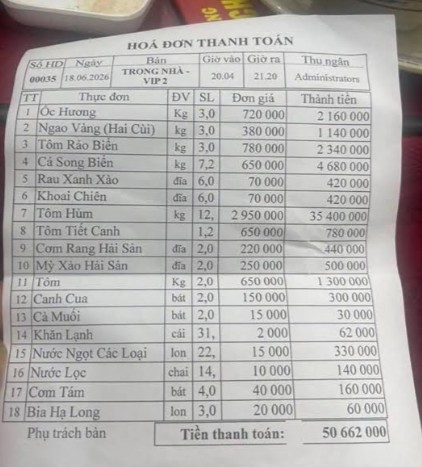
#> input picture backend/scripts/test_images/1.jpg, 422 x 467 px
$ python -i preprocess.py   (imports and definitions only)
#> lines starting #> are read from the running program, lines starting #| are printed output that depends on the picture; after the words box and inside, x2 and y2 are one past the last pixel; in counts of white or black regions, pixels touching at a corner belong together
"""Tiền xử lý ảnh hóa đơn trước khi OCR (task T05E16E).

Ảnh chụp bằng điện thoại thường: hóa đơn nhỏ giữa khung hình, nền bàn tối, hơi nghiêng/méo phối cảnh,
ánh sáng không đều, chữ in nhiệt nhạt. Pipeline mới xử lý đúng các vấn đề đó:

    đọc ảnh -> cắt đúng tờ hóa đơn + nắn phối cảnh -> xám -> san phẳng ánh sáng
            -> chuẩn hóa cỡ chữ (~28px) -> chỉnh nghiêng -> (tùy chọn) nhị phân Otsu

`preprocess()` giữ nguyên hành vi cũ (resize + deskew + adaptive threshold) để code/test cũ vẫn chạy;
engine dùng `iter_variants()` rồi chọn kết quả tốt nhất.
Chỉ phụ thuộc OpenCV + NumPy, không đụng DB hay FastAPI để dễ test.
"""
from __future__ import annotations

import cv2
import numpy as np

MIN_WIDTH = 1000       # (preprocess cũ) ảnh nhỏ hơn: phóng to
MAX_WIDTH = 2000       # (preprocess cũ) ảnh lớn hơn: thu nhỏ
MAX_DESKEW_DEG = 15.0  # chỉ chỉnh nghiêng nhẹ; lớn hơn thường là phát hiện sai

TARGET_TEXT_HEIGHT = 28   # chiều cao ký tự trung vị (px) mà Tesseract đọc tốt nhất
MIN_SCALE, MAX_SCALE = 0.35, 3.0
MAX_SIDE = 3600           # cạnh dài tối đa sau chuẩn hóa (giữ OCR không quá chậm)
CROP_MARGIN = 0.012       # co vào 1.2% mỗi cạnh để loại viền bàn còn sót


class ImageError(ValueError):
    """Ảnh không đọc được / hỏng."""


# [11 lines left out: function load_image, not called in this run]


def to_gray(img: np.ndarray) -> np.ndarray:
    return img if img.ndim == 2 else cv2.cvtColor(img, cv2.COLOR_BGR2GRAY)


# [9 lines left out: function resize_for_ocr, not called in this run]


# ---------------------------------------------------------------- chỉnh nghiêng

def _text_mask(gray: np.ndarray) -> np.ndarray:
    """Nhị phân chữ = 255 (Otsu). Nếu 'chữ' chiếm > 50% ảnh thì Otsu chọn nhầm nền -> đảo lại."""
    blur = cv2.GaussianBlur(gray, (3, 3), 0)
    _, bw = cv2.threshold(blur, 0, 255, cv2.THRESH_BINARY_INV + cv2.THRESH_OTSU)
    if cv2.countNonZero(bw) > 0.5 * bw.size:
        bw = 255 - bw
    return bw


def estimate_skew_angle(gray: np.ndarray, max_deg: float = MAX_DESKEW_DEG) -> float:
    """Góc nghiêng (độ) của các dòng chữ bằng projection profile.

    Xoay thử nhiều góc, góc nào làm các dòng chữ 'sắc' nhất (tổng ô vuông chênh lệch giữa các hàng
    liền kề lớn nhất) là góc đúng. Khác cách cũ (minAreaRect trên mọi điểm tối) — cách cũ lấy cả
    mặt bàn tối làm 'chữ' nên ảnh chụp thật hầu như không bao giờ được chỉnh.
    """
    h, w = gray.shape[:2]
    s = min(1.0, 700 / max(h, w))
    small = cv2.resize(gray, (max(1, round(w * s)), max(1, round(h * s))), interpolation=cv2.INTER_AREA) if s < 1 else gray
    bw = _text_mask(small)
    if cv2.countNonZero(bw) < 50:
        return 0.0
    sh, sw = bw.shape
    center = (sw / 2, sh / 2)

    def score(angle: float) -> float:
        m = cv2.getRotationMatrix2D(center, angle, 1.0)
        r = cv2.warpAffine(bw, m, (sw, sh), flags=cv2.INTER_NEAREST)
        prof = r.sum(axis=1, dtype=np.float64)
        return float(np.sum(np.diff(prof) ** 2))

    base = score(0.0)
    coarse = np.arange(-max_deg, max_deg + 0.01, 1.0)
    best = max(coarse, key=score)
    fine = np.arange(best - 1.0, best + 1.01, 0.2)
    best = max(fine, key=score)
    if score(best) <= base * 1.03:     # không cải thiện rõ rệt -> coi như thẳng
        return 0.0
    return float(best)


def rotate(img: np.ndarray, angle: float) -> np.ndarray:
    h, w = img.shape[:2]
    m = cv2.getRotationMatrix2D((w / 2, h / 2), angle, 1.0)
    return cv2.warpAffine(img, m, (w, h), flags=cv2.INTER_CUBIC, borderMode=cv2.BORDER_REPLICATE)


def deskew(gray: np.ndarray) -> np.ndarray:
    angle = estimate_skew_angle(gray)
    if abs(angle) < 0.3 or abs(angle) > MAX_DESKEW_DEG:
        return gray
    return rotate(gray, angle)


def rotate90(img: np.ndarray, quarter_turns: int) -> np.ndarray:
    """Xoay ngược chiều kim đồng hồ quarter_turns * 90 độ (0..3)."""
    return np.ascontiguousarray(np.rot90(img, quarter_turns % 4))


# ---------------------------------------------------------------- cắt hóa đơn + nắn phối cảnh

# [16 lines left out: functions _order_points, _four_point_warp, not called in this run]


def crop_receipt(img: np.ndarray) -> np.ndarray:
    """Tìm tờ hóa đơn (vùng giấy sáng nhất, liền khối) và nắn thẳng. Không chắc -> trả ảnh gốc.

    Không cắt khi ảnh gần như toàn giấy (ảnh scan), khi vùng giấy quá nhỏ (<3%) hoặc quá lớn (>92%).
    """
    h, w = img.shape[:2]
    s = min(1.0, 800 / max(h, w))
    small = cv2.resize(img, None, fx=s, fy=s, interpolation=cv2.INTER_AREA) if s < 1 else img
    gray = cv2.GaussianBlur(to_gray(small), (9, 9), 0)
    _, mask = cv2.threshold(gray, 0, 255, cv2.THRESH_BINARY + cv2.THRESH_OTSU)
    if cv2.countNonZero(mask) > 0.85 * mask.size:
        return img
    # chữ trên giấy tạo lỗ hổng trong mask -> đóng lại rồi lấp đầy
    kernel = cv2.getStructuringElement(cv2.MORPH_ELLIPSE, (15, 15))
    mask = cv2.morphologyEx(mask, cv2.MORPH_CLOSE, kernel, iterations=2)
    contours, _ = cv2.findContours(mask, cv2.RETR_EXTERNAL, cv2.CHAIN_APPROX_SIMPLE)
    if not contours:
        return img
    biggest = max(contours, key=cv2.contourArea)
    area_frac = cv2.contourArea(biggest) / mask.size
    if not 0.03 <= area_frac <= 0.92:
        return img
    hull = cv2.convexHull(biggest)
    peri = cv2.arcLength(hull, True)
    quad = None
    for eps in (0.02, 0.03, 0.05):
        approx = cv2.approxPolyDP(hull, eps * peri, True)
        if len(approx) == 4:
            quad = approx.reshape(4, 2).astype(np.float32)
            break
    if quad is None:
        quad = cv2.boxPoints(cv2.minAreaRect(hull)).astype(np.float32)
    quad = quad / s
    center = quad.mean(axis=0)
    quad = center + (quad - center) * (1 - 2 * CROP_MARGIN)   # co vào, bỏ viền bàn
    out = _four_point_warp(img, quad)
    return out if min(out.shape[:2]) >= 150 else img


# ---------------------------------------------------------------- chuẩn hóa độ sáng / cỡ chữ

def normalize_illumination(gray: np.ndarray) -> np.ndarray:
    """San phẳng ánh sáng: chia ảnh cho 'nền' ước lượng (đóng hình thái + làm mờ). Bóng đổ biến mất,
    giấy ~255, chữ giữ nguyên độ đậm tương đối. Sau đó kéo giãn tương phản để chữ in nhiệt nhạt rõ lên."""
    h, w = gray.shape[:2]
    s = 0.25 if max(h, w) > 1200 else 1.0
    small = cv2.resize(gray, None, fx=s, fy=s, interpolation=cv2.INTER_AREA) if s != 1.0 else gray
    k = max(9, int(round(min(small.shape[:2]) / 12))) | 1
    bg = cv2.morphologyEx(small, cv2.MORPH_CLOSE, cv2.getStructuringElement(cv2.MORPH_ELLIPSE, (k, k)))
    bg = cv2.GaussianBlur(bg, (0, 0), k / 3)
    if s != 1.0:
        bg = cv2.resize(bg, (w, h), interpolation=cv2.INTER_LINEAR)
    norm = cv2.divide(gray, np.maximum(bg, 1), scale=255)
    lo = float(np.percentile(norm, 0.5))
    if lo < 200:   # kéo giãn: điểm tối nhất -> 0, giấy -> 255
        norm = np.clip((norm.astype(np.float32) - lo) * (255.0 / (255.0 - lo)), 0, 255).astype(np.uint8)
    return norm


def estimate_text_height(gray: np.ndarray) -> float | None:
    """Chiều cao trung vị của các ký tự (thành phần liên thông cỡ chữ). None nếu quá ít để ước lượng."""
    bw = _text_mask(gray)
    n, _, stats, _ = cv2.connectedComponentsWithStats(bw, connectivity=8)
    if n <= 1:
        return None
    hs, ws = stats[1:, cv2.CC_STAT_HEIGHT], stats[1:, cv2.CC_STAT_WIDTH]
    keep = (hs >= 6) & (hs <= gray.shape[0] * 0.15) & (ws <= hs * 4)
    if int(keep.sum()) < 20:
        return None
    return float(np.median(hs[keep]))


def normalize_text_scale(gray: np.ndarray) -> np.ndarray:
    """Phóng/thu để ký tự cao ~TARGET_TEXT_HEIGHT px — mấu chốt khi hóa đơn chỉ chiếm một góc ảnh 12MP
    (cách cũ thu cả ảnh về 2000px nên chữ chỉ còn ~10px và Tesseract đọc ra rác)."""
    h, w = gray.shape[:2]
    th = estimate_text_height(gray)
    scale = TARGET_TEXT_HEIGHT / th if th else (1400 / w)
    scale = float(np.clip(scale, MIN_SCALE, MAX_SCALE))
    scale = min(scale, MAX_SIDE / max(h, w))
    if abs(scale - 1.0) < 0.05:
        return gray
    interp = cv2.INTER_CUBIC if scale > 1 else cv2.INTER_AREA
    return cv2.resize(gray, (max(1, round(w * scale)), max(1, round(h * scale))), interpolation=interp)


# [4 lines left out: function binarize, not called in this run]


def _pad(img: np.ndarray, px: int = 24) -> np.ndarray:
    return cv2.copyMakeBorder(img, px, px, px, px, cv2.BORDER_CONSTANT, value=255)


def prepare(img: np.ndarray, *, crop: bool = True, binary: bool = False) -> np.ndarray:
    """Pipeline mới cho một ảnh (BGR hoặc xám) -> ảnh xám (hoặc nhị phân) sẵn sàng cho Tesseract."""
    if crop and img.ndim == 3:
        img = crop_receipt(img)
    gray = normalize_illumination(to_gray(img))
    gray = normalize_text_scale(gray)
    gray = deskew(gray)
    if binary:
        gray = binarize(gray)
    return _pad(gray)


# [24 lines left out: functions iter_variants, preprocess, _threshold, not called in this run]


# tương thích tên cũ
threshold = _threshold

>>> import cv2
>>> picture = cv2.imread('../../../scripts/test_images/1.jpg')
#> picture is the input picture: shape (467, 422, 3); mean B, G, R 176.4, 177.8, 180.2
>>> result = prepare(picture)
#> in crop_receipt, `_, mask = cv2.threshold(gray, 0, 255, cv2.THRESH_BINARY + cv2.THRESH_O..`:
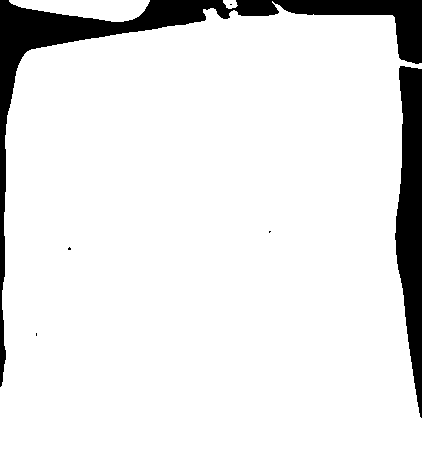
#> mask: shape (467, 422); 90.7% white; 6 black regions (4 under 20 px), largest, box (x1, y1, x2, y2) and area: (0, 0, 422, 387) 11903, (395, 66, 422, 418) 6411
#> in normalize_illumination, `h, w = gray.shape[:2]`: h = 467; w = 422
#> in normalize_illumination, `s = 0.25 if max(h, w) > 1200 else 1.0`: s = 1
#> in normalize_illumination, `norm = cv2.divide(gray, np.maximum(bg, 1), scale=255)`:
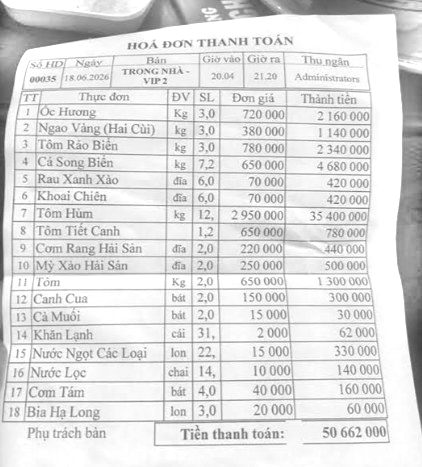
#> norm: shape (467, 422); min 63, max 255, mean 222.4
#> in normalize_illumination, `lo = float(np.percentile(norm, 0.5))`: lo = 87
#> in _text_mask, `_, bw = cv2.threshold(blur, 0, 255, cv2.THRESH_BINARY_INV + cv2.THRESH..`:
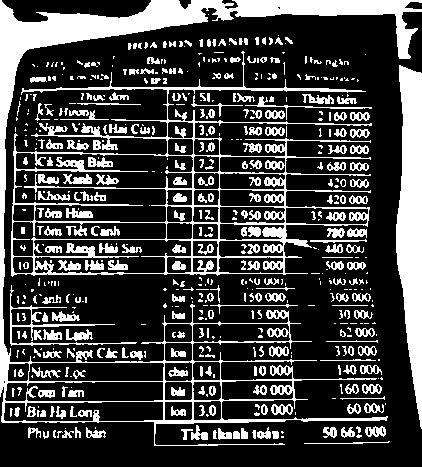
#> bw: shape (467, 422); 26.2% white; 564 white regions (289 under 20 px), largest, box (x1, y1, x2, y2) and area: (0, 0, 422, 446) 15943, (11, 51, 372, 277) 9875, (396, 65, 422, 429) 6470
#> in estimate_text_height, `n, _, stats, _ = cv2.connectedComponentsWithStats(bw, connectivity=8)`: n = 565; stats = 565 rows, first 6: [0, 0, 422, 467, 145486], [0, 0, 422, 446, 15943], [208, 14, 1, 1, 1], [278, 35, 1, 1, 1], [255, 37, 4, 8, 26], [262, 37, 4, 8, 24]
#> in estimate_text_height, `hs, ws = stats[1:, cv2.CC_STAT_HEIGHT], stats[1:, cv2.CC_STAT_WIDTH]`: hs = 564 values, max 446 at index 0, min 1 at index 1, mean 7.99; ws = 564 values, max 422 at index 0, min 1 at index 1, mean 9.63
#> in normalize_text_scale, `th = estimate_text_height(gray)`: th = 9
#> in normalize_text_scale, `scale = TARGET_TEXT_HEIGHT / th if th else (1400 / w)`: scale = 3.11
#> in normalize_text_scale, `scale = float(np.clip(scale, MIN_SCALE, MAX_SCALE))`: scale = 3
#> in normalize_text_scale, `interp = cv2.INTER_CUBIC if scale > 1 else cv2.INTER_AREA`: interp = 2
#> in _text_mask (call 2), `_, bw = cv2.threshold(blur, 0, 255, cv2.THRESH_BINARY_INV + cv2.THRESH..`:
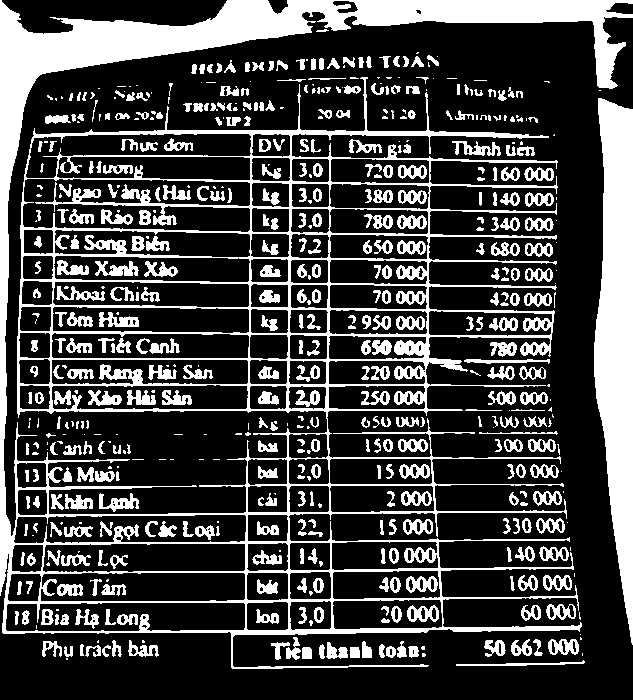
#> bw: shape (700, 633); 26.7% white; 573 white regions (175 under 20 px), largest, box (x1, y1, x2, y2) and area: (0, 0, 633, 669) 62467, (594, 98, 633, 645) 14504, (95, 261, 139, 276) 381
#> in score, `prof = r.sum(axis=1, dtype=np.float64)`: prof = 700 values, max 143565 at index 410, min 0 at index 669, mean 43153.3
#> in estimate_skew_angle, `base = score(0.0)`: base = 1.31e+11
#> in score (call 32), `m = cv2.getRotationMatrix2D(center, angle, 1.0)`: m = [[0.966, 0.259, -79.8], [-0.259, 0.966, 93.84]]
#> in score (call 32), `r = cv2.warpAffine(bw, m, (sw, sh), flags=cv2.INTER_NEAREST)`:
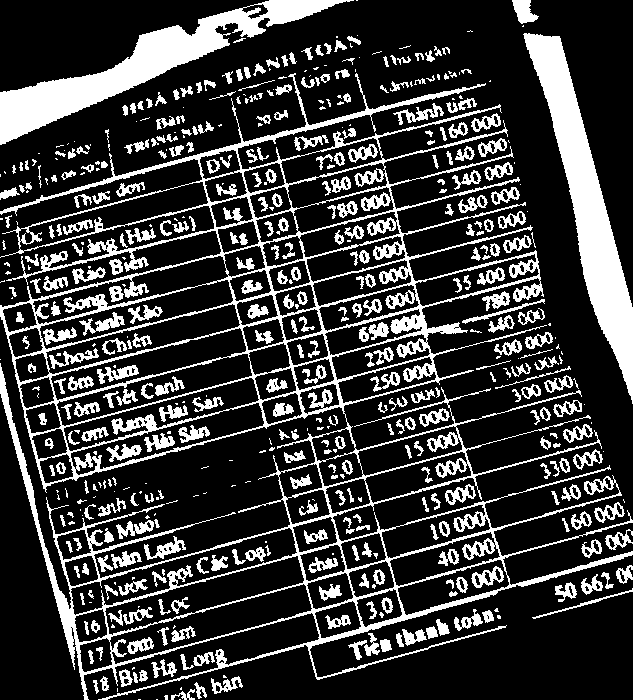
#> r: shape (700, 633); 23% white; 541 white regions (171 under 20 px), largest, box (x1, y1, x2, y2) and area: (0, 73, 633, 700) 41547, (523, 33, 633, 404) 11141, (0, 0, 354, 145) 10689
#> in score (call 32), `prof = r.sum(axis=1, dtype=np.float64)`: prof = 700 values, max 60690 at index 330, min 7395 at index 694, mean 37068.6
#> in estimate_skew_angle, `best = max(coarse, key=score)`: best = 0
#> in score (call 36), `m = cv2.getRotationMatrix2D(center, angle, 1.0)`: m = [[1, -0.00698, 2.45], [0.00698, 1, -2.2]]
#> in score (call 36), `r = cv2.warpAffine(bw, m, (sw, sh), flags=cv2.INTER_NEAREST)`:
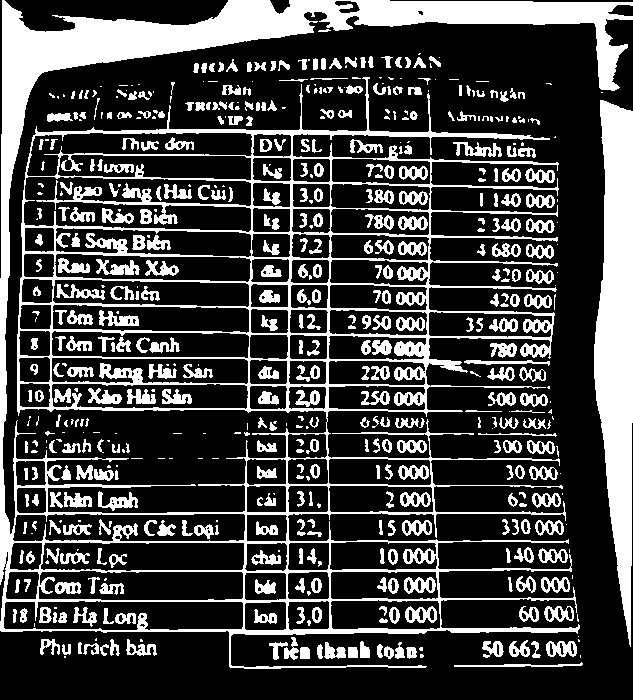
#> r: shape (700, 633); 26.6% white; 572 white regions (174 under 20 px), largest, box (x1, y1, x2, y2) and area: (0, 0, 633, 669) 62230, (594, 100, 633, 647) 14309, (96, 259, 140, 275) 381
#> in score (call 36), `prof = r.sum(axis=1, dtype=np.float64)`: prof = 700 values, max 149685 at index 541, min 0 at index 669, mean 42995.2
#> in score (call 37), `m = cv2.getRotationMatrix2D(center, angle, 1.0)`: m = [[1, -0.00349, 1.22], [0.00349, 1, -1.1]]
#> in score (call 37), `r = cv2.warpAffine(bw, m, (sw, sh), flags=cv2.INTER_NEAREST)`:
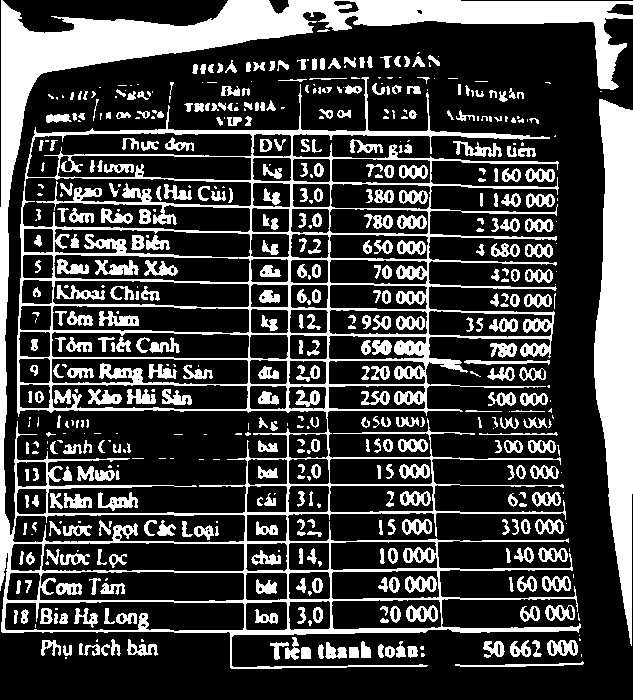
#> r: shape (700, 633); 26.7% white; 573 white regions (175 under 20 px), largest, box (x1, y1, x2, y2) and area: (0, 0, 633, 669) 62355, (594, 99, 633, 646) 14406, (95, 260, 139, 275) 381
#> in score (call 37), `prof = r.sum(axis=1, dtype=np.float64)`: prof = 700 values, max 141270 at index 630, min 0 at index 669, mean 43076.8
#> in estimate_skew_angle, `best = max(fine, key=score)`: best = 0.8
#> in rotate, `m = cv2.getRotationMatrix2D((w / 2, h / 2), angle, 1.0)`: m = [[1, 0.014, -9.72], [-0.014, 1, 8.91]]
